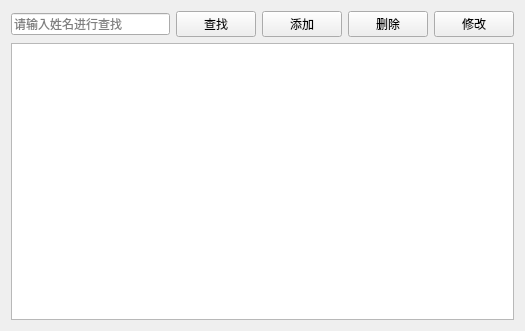
<?xml version="1.0" encoding="UTF-8"?>
<ui version="4.0">
 <class>PatientView</class>
 <widget class="QWidget" name="PatientView">
  <property name="geometry">
   <rect>
    <x>0</x>
    <y>0</y>
    <width>525</width>
    <height>331</height>
   </rect>
  </property>
  <property name="windowTitle">
   <string>患者管理</string>
  </property>
  <layout class="QVBoxLayout" name="verticalLayout_2">
   <item>
    <layout class="QVBoxLayout" name="verticalLayout">
     <item>
      <layout class="QHBoxLayout" name="horizontalLayout">
       <item>
        <widget class="QLineEdit" name="txtSearch">
         <property name="placeholderText">
          <string>请输入姓名进行查找</string>
         </property>
        </widget>
       </item>
       <item>
        <widget class="QPushButton" name="btSearch">
         <property name="text">
          <string>查找</string>
         </property>
         <property name="icon">
          <iconset>
           <normaloff>:/img/search.png</normaloff>:/img/search.png</iconset>
         </property>
        </widget>
       </item>
       <item>
        <widget class="QPushButton" name="btAdd">
         <property name="text">
          <string>添加</string>
         </property>
         <property name="icon">
          <iconset>
           <normaloff>:/img/add.png</normaloff>:/img/add.png</iconset>
         </property>
        </widget>
       </item>
       <item>
        <widget class="QPushButton" name="btDelete">
         <property name="text">
          <string>删除</string>
         </property>
         <property name="icon">
          <iconset>
           <normaloff>:/img/delete.png</normaloff>:/img/delete.png</iconset>
         </property>
        </widget>
       </item>
       <item>
        <widget class="QPushButton" name="btEdit">
         <property name="text">
          <string>修改</string>
         </property>
         <property name="icon">
          <iconset>
           <normaloff>:/img/edit.png</normaloff>:/img/edit.png</iconset>
         </property>
        </widget>
       </item>
      </layout>
     </item>
     <item>
      <widget class="QTableView" name="tableView"/>
     </item>
    </layout>
   </item>
  </layout>
 </widget>
 <resources/>
 <connections/>
</ui>
